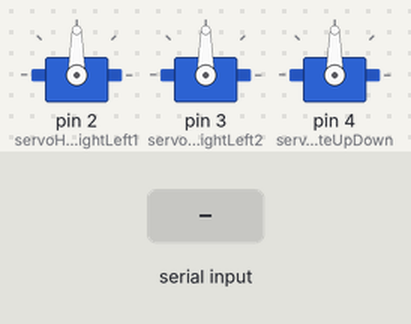
A sketch run on a simulated Arduino Uno, built with avr-gcc and run on an emulated ATmega328P. Parts: 3 × servo. The inputs (shaded band) are chosen by the test bench.

Above: at 1.2 s.
1.3 s: "H" received over Serial
At 2.3 s:
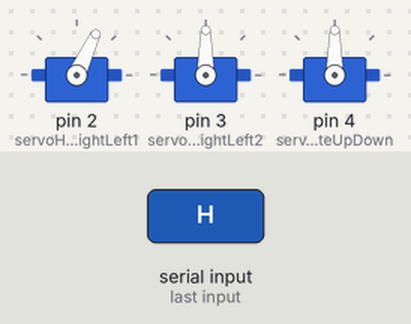
2.8 s: "G" received over Serial
At 3.5 s:
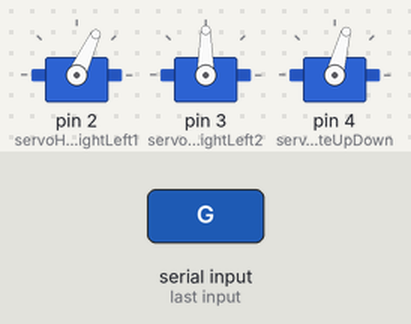
4.3 s: "H" received over Serial
At 4.6 s:
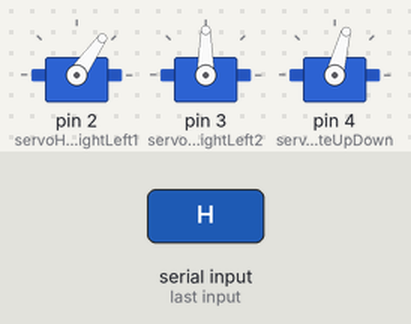
5.8 s: "F" received over Serial
At 6.9 s:
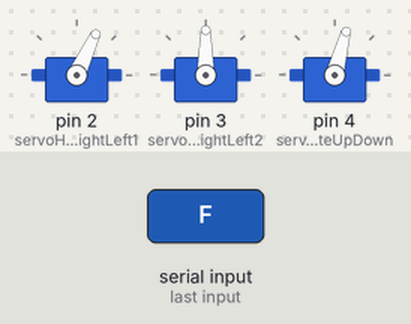
Timing chart, 0 to 8.3 s (numbered marks = the images above; inputs shaded):
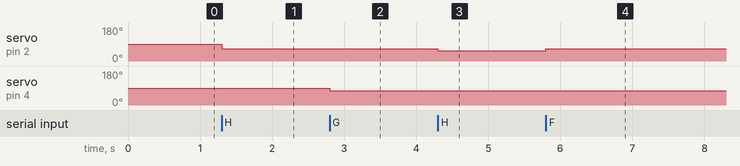

The sketch:

Firmware_V.alpha.1.2.ino
```cpp
/* Created specifically for the Faculty Computer Technology of RTU MIREA
 *Author IVBO-04-20
 * Pavel Tsyngaliov
 * Sergey Pivovarov
 * Victor Iliun
 * Vadim Lavrentiev
 * Stanislav Vasin
 */
#include <Servo.h> // подключаем библиотеку для сервопривода
#include <SoftwareSerial.h>
/*#include <TMRpcm.h>*/ // библиотека для воспроизведения звуковых файлов
Servo servoHeadRotateRightLeft1, servoHeadRotateRightLeft2,servoHeadRotateUpDown;
SoftwareSerial mySerial(10, 11);
byte byteButton;
int button;
int angleNowRightLeft1=75;
int angleNowRightLeft2=75;
int angleNowUpDown=75;
int angleLimiterTop ;
int angleLimiterLow;

class HeadRotate // реализация изменения угла поворота
{
  private:
  int angleRotate, angleTop, angleLow;
  public:
  HeadRotate(int angleNow, int angleLimiterTop, int angleLimiterLow)
  {
    this->angleRotate = angleNow;
    this->angleTop = angleLimiterTop;
    this->angleLow = angleLimiterLow;

  }
  int headRotate(int button, int angleTop, int angleLow)
  {
      if( (button == 70) && angleRotate!=angleTop )
    {
        angleRotate+=5;
    }
    else
    {
        angleRotate-=5;
    }
      if( (button == 72) && angleRotate!=angleLow )
    {
        angleRotate-=5;
    }
    else
    {
        angleRotate+=5;
    }
    return angleRotate;
  }
};
class DriveTo // реализация управления гусеницами робота
{
  public:
  int LetsGo()
  {
    return 0;
  }
};

class HandsMove : public HeadRotate // реализация манипуляторов робота
{

};

class SoundVoice // реализация речи робота
{

};

void setup() {
   Serial.begin(9600); //подключаем последовательный порт
   mySerial.begin(4000);
   servoHeadRotateRightLeft1.attach(2);
   servoHeadRotateRightLeft2.attach(3);
   servoHeadRotateUpDown.attach(4);
}

void loop() {
   HeadRotate HeadServo1(angleNowRightLeft1, 0, 0), HeadServo2(angleNowRightLeft2, 0, 0), HeadServo3(angleNowUpDown, 0, 0);
   /*if (Serial.available())
   {*/
       /*mySerial.readBytes((byte*)&byteButton, sizeof(byteButton));
         button = (int)byteButton; Serial.write(button);*/
       button= Serial.read();
   if(button == 70 || button == 72)
   {
      angleLimiterTop = 160;
      angleLimiterLow = 10;
      angleNowRightLeft1=HeadServo1.headRotate(button, angleLimiterTop, angleLimiterLow);
      servoHeadRotateRightLeft1.write(angleNowRightLeft1);
      delay(150);
   }
   if(button == 71 || button == 84 )
   {
      angleLimiterTop = 135;
      angleLimiterLow = 30;
      angleNowUpDown=HeadServo3.headRotate(button, angleLimiterTop, angleLimiterLow);
      servoHeadRotateUpDown.write(angleNowUpDown);
      delay(150);
   }
}
```

Measured:
- after the input at 1.3 s, servo on pin 2 (servoHeadRotateRightLeft1): 90° → 65° at once
- after the input at 2.8 s, servo on pin 4 (servoHeadRotateUpDown): 90° → 75° at once
- after the input at 4.3 s, servo on pin 2 (servoHeadRotateRightLeft1): 65° → 55° at once
- after the input at 5.8 s, servo on pin 2 (servoHeadRotateRightLeft1): 55° → 65° at once
